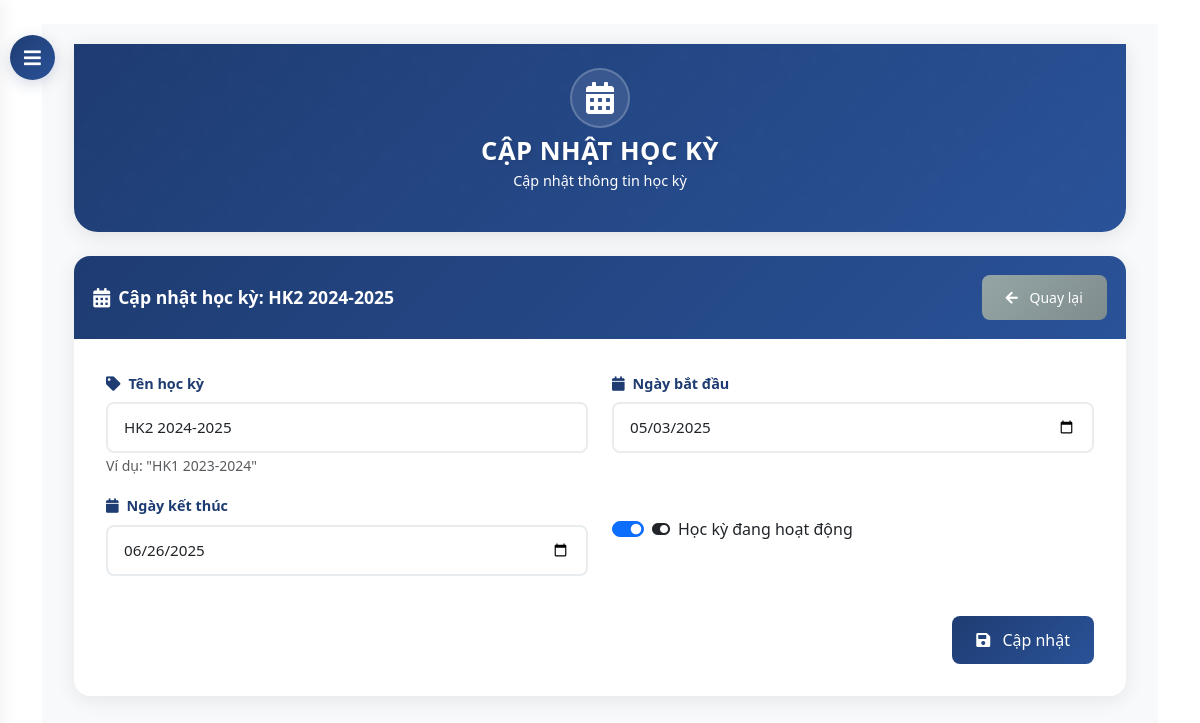
Page /dashboard/semesters/1/update/ (signed in) on the committed database.
### core/models.py (models this page shows, shortened)
class Semester(models.Model):
    name = models.CharField(max_length=50)  # e.g., "HK1 2022-2023"
    start_date = models.DateField()
    end_date = models.DateField()
    is_active = models.BooleanField(default=True)

### core/views.py (the view)
# urls.py: path('dashboard/semesters/<int:semester_id>/update/', views.semester_update, name='semester_update'),
@login_required
@user_passes_test(is_admin)
def semester_update(request, semester_id):
    semester = get_object_or_404(Semester, id=semester_id)
    if request.method == 'POST':
        form = SemesterForm(request.POST, instance=semester)
        if form.is_valid():
            form.save()
            messages.success(request, f'Học kỳ "{semester.name}" đã được cập nhật thành công.')
            return redirect('semester_list')
    else:
        form = SemesterForm(instance=semester)
    return render(request, 'core/admin/semester_form.html', {'form': form, 'semester': semester})

### core/forms.py (shortened to what this page needs)
class SemesterForm(forms.ModelForm):
    class Meta:
        model = Semester
        fields = ['name', 'start_date', 'end_date', 'is_active']
        widgets = {
            'name': forms.TextInput(attrs={'class': 'form-control'}),
            'start_date': forms.DateInput(attrs={'class': 'form-control', 'type': 'date'}),
            'end_date': forms.DateInput(attrs={'class': 'form-control', 'type': 'date'}),
            'is_active': forms.CheckboxInput(attrs={'class': 'form-check-input'})
        }

### core/views.py (called while the page is built)
def is_admin(user):
    return user.is_superuser

### templates/core/admin/semester_form.html (shortened to what this page needs)
{% extends 'base.html' %}
{% block content %}
<button id="sidebarCollapse">
    <i class="fas fa-bars"></i>
</button>
<div id="content">
    <div class="container-fluid">
        <div class="hero-section">
            <div class="container">
                <div class="row justify-content-center text-center">
                    <div class="col-md-8">
                        <div class="hero-icon">
                            <i class="fas fa-calendar-alt"></i>
                        </div>
                        <h1 class="hero-title">
                            {% if semester %}
                                CẬP NHẬT HỌC KỲ
                            {% else %}
                                THÊM MỚI HỌC KỲ
                            {% endif %}
                        </h1>
                        <p class="hero-subtitle">
                            {% if semester %}
                                Cập nhật thông tin học kỳ
                            {% else %}
                                Thêm học kỳ mới vào hệ thống
                            {% endif %}
                        </p>
                    </div>
                </div>
            </div>
        </div>
        <div class="form-card">
            <div class="card-header d-flex justify-content-between align-items-center">
                <h4>
                    <i class="fas fa-calendar-alt"></i>
                    {% if semester %}
                        Cập nhật học kỳ: {{ semester.name }}
                    {% else %}
                        Thêm mới học kỳ
                    {% endif %}
                </h4>
                <a href="{% url 'semester_list' %}" class="btn btn-secondary btn-sm">
                    <i class="fas fa-arrow-left"></i> Quay lại
                </a>
            </div>
            <div class="card-body">
                <form method="post" class="needs-validation" novalidate>
                    <div class="row">
                        <div class="col-md-6 mb-3">
                            <label class="form-label" for="{{ form.name.id_for_label }}">
                                <i class="fas fa-tag me-2"></i>Tên học kỳ
                            </label>
                            {{ form.name }}
                            <small class="form-text text-muted">Ví dụ: "HK1 2023-2024"</small>
                        </div>
                        <div class="col-md-6 mb-3">
                            <label class="form-label" for="{{ form.start_date.id_for_label }}">
                                <i class="fas fa-calendar me-2"></i>Ngày bắt đầu
                            </label>
                            {{ form.start_date }}
                        </div>
                        <div class="col-md-6 mb-3">
                            <label class="form-label" for="{{ form.end_date.id_for_label }}">
                                <i class="fas fa-calendar me-2"></i>Ngày kết thúc
                            </label>
                            {{ form.end_date }}
                        </div>
                        <div class="col-md-6 mb-3">
                            <div class="form-check form-switch mt-4">
                                {{ form.is_active }}
                                <label class="form-check-label" for="{{ form.is_active.id_for_label }}">
                                    <i class="fas fa-toggle-on me-2"></i>Học kỳ đang hoạt động
                                </label>
                            </div>
                        </div>
                    </div>
                    <div class="d-flex justify-content-end mt-4">
                        <button type="submit" class="btn btn-primary">
                            <i class="fas fa-save"></i>
                            {% if semester %}Cập nhật{% else %}Thêm mới{% endif %}
                        </button>
                    </div>
                </form>
            </div>
        </div>
    </div>
</div>
{% endblock %}

### templates/base.html (style rules this page uses)
:root { --navbar-bg: #0d47a1; --navbar-hover: rgba(255, 255, 255, 0.1); }

### templates/core/admin/semester_form.html (style rules this page uses)
:root { --primary-gradient: linear-gradient(135deg, #1e3c72 0%, #2a5298 100%); --secondary-gradient: linear-gradient(135deg, #2193b0 0%, #6dd5ed 100%); --accent-gradient: linear-gradient(45deg, #ff6b6b, #ff8e8e); --success-gradient: linear-gradient(45deg, #2ecc71, #27ae60); --primary-color: #1e3c72; --text-light: rgba(255, 255, 255, 0.8); }
#sidebarCollapse { position: fixed; top: 35px; left: 10px; z-index: 999; border: none; background: var(--primary-gradient); color: white; padding: 12px 15px; border-radius: 50%; cursor: pointer; transition: all 0.3s; box-shadow: 0 4px 15px rgba(30, 60, 114, 0.2); width: 45px; height: 45px; display: flex; align-items: center; justify-content: center; }
#sidebarCollapse i { font-size: 1.2rem; transition: transform 0.3s ease; }
#content { transition: all 0.3s cubic-bezier(0.4, 0, 0.2, 1); margin-left: 0; padding: 20px; background: #f8f9fa; min-height: 100vh; }
.hero-section { background: var(--primary-gradient); color: white; padding: 1.5rem 0; margin-bottom: 1.5rem; border-radius: 0 0 1.5rem 1.5rem; box-shadow: 0 4px 20px rgba(0,0,0,0.1); position: relative; overflow: hidden; }
.hero-section::before { content: ''; position: absolute; top: 0; left: 0; right: 0; bottom: 0; opacity: 0.1; animation: slide 20s linear infinite; }
.hero-icon { font-size: 2rem; margin-bottom: 0.5rem; animation: float 3s ease-in-out infinite; background: rgba(255, 255, 255, 0.1); width: 60px; height: 60px; display: flex; align-items: center; justify-content: center; border-radius: 50%; margin: 0 auto 0.5rem; backdrop-filter: blur(5px); border: 2px solid rgba(255, 255, 255, 0.2); }
.hero-title { font-size: 1.6rem; font-weight: 700; margin-bottom: 0.2rem; text-shadow: 2px 2px 4px rgba(0,0,0,0.1); animation: fadeInUp 1s ease-out; letter-spacing: 0.5px; }
.hero-subtitle { font-size: 0.9rem; opacity: 0; animation: fadeInUp 1s ease-out forwards; animation-delay: 0.3s; font-weight: 300; }
.form-card { background: white; border-radius: 1rem; box-shadow: 0 4px 20px rgba(0,0,0,0.08); overflow: hidden; transition: all 0.3s ease; margin-bottom: 2rem; }
.form-card .card-header { background: var(--primary-gradient); border: none; padding: 1.2rem; color: white; }
.form-card .card-header h4 { margin: 0; font-size: 1.1rem; font-weight: 600; display: flex; align-items: center; }
.form-card .card-header h4 i { margin-right: 0.5rem; font-size: 1.1em; }
.form-card .card-body { padding: 2rem; }
.form-label { font-weight: 600; color: #1e3c72; margin-bottom: 0.5rem; font-size: 0.9rem; }
.form-control { border: 2px solid #e9ecef; border-radius: 0.5rem; padding: 0.75rem 1rem; font-size: 0.95rem; transition: all 0.3s ease; }
.btn { padding: 0.75rem 1.5rem; border-radius: 0.5rem; font-weight: 500; transition: all 0.3s ease; }
.btn-primary { background: var(--primary-gradient); border: none; }
.btn-secondary { background: linear-gradient(135deg, #95a5a6, #7f8c8d); border: none; }
.btn i { margin-right: 0.5rem; }

### rows in the picture
Semester: name "HK2 2024-2025", start_date "05/03/2025", end_date "06/26/2025", is_active "☑"
